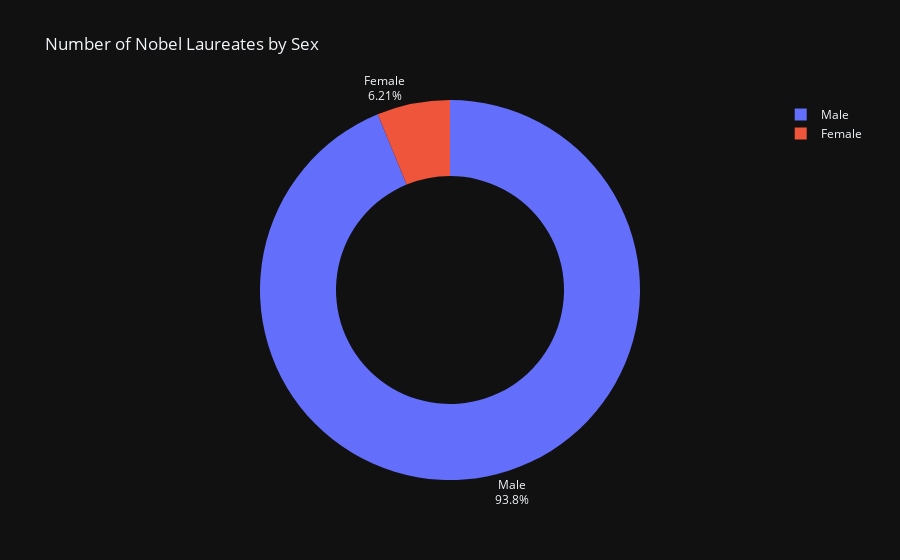

This figure's notebook cell:
### Markdown cell above
Create a donut chart using plotly which shows how many prizes went to men compared to how many prizes went to women. What percentage of all the prizes went to women?

### Code cell
men_and_women  = df["Sex"].value_counts()
print(men_and_women)

fig = px.pie(names =men_and_women.index, values = men_and_women.values, title =" Number of Nobel Laureates by Sex", hole= 0.6)
fig.update_traces(textposition="outside", textinfo="percent+label")
fig.show()

### Figure 1 — Plotly figure (JSON) as saved in the notebook; plotly's stock layout.template omitted (floating-point values rounded to 4 significant figures)
{"data": [{"domain": {"x": [0.0, 1.0], "y": [0.0, 1.0]}, "hole": 0.6, "hovertemplate": "label=%{label}<br>value=%{value}<extra></extra>", "labels": ["Male", "Female"], "legendgroup": "", "name": "", "showlegend": true, "values": [876, 58], "type": "pie", "textinfo": "percent+label", "textposition": "outside"}], "layout": {"legend": {"tracegroupgap": 0}, "title": {"text": " Number of Nobel Laureates by Sex"}}}
